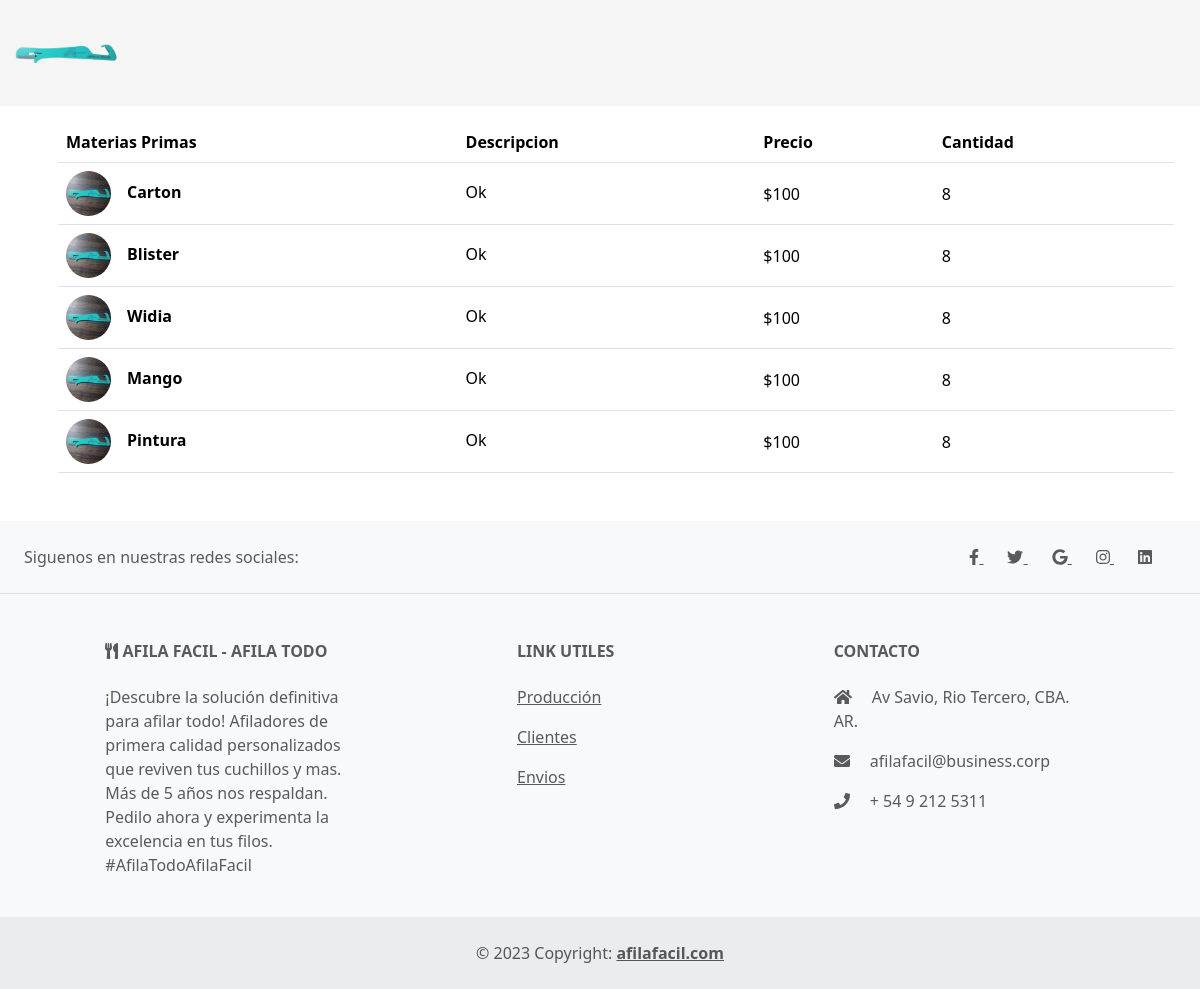
Page /materias_primas/ on the earlier database version.
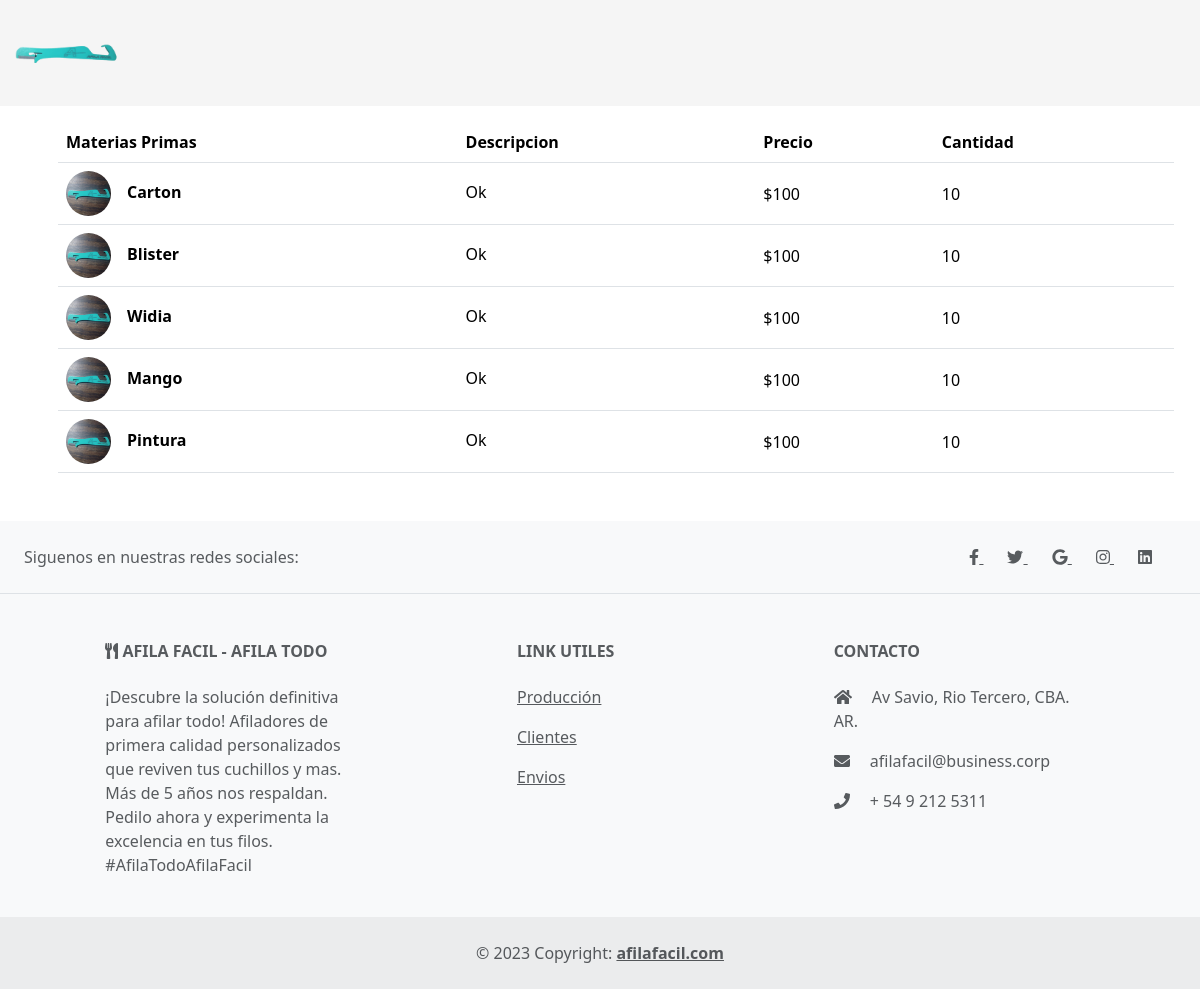
Same page on the later database version.
### materias_primas/models.py (models this page shows, shortened)
class Materias(models.Model):
    nombre = models.CharField(max_length=45)
    descripcion = models.CharField(max_length=200)
    precio = models.IntegerField()
    cantidad = models.IntegerField()
    imagen = models.CharField(max_length=100)
    def get_imagen_url(self):
        if self.imagen:
            return f"/static/img/{self.imagen}"
        else:
            return "/static/img/afilador.jpeg"
    class Meta:
        db_table = 'materias'
        verbose_name = "Materia"

### materias_primas/views.py (the view)
# urls.py: path('', views.mostrar_materias_primas, name='materias_primas'),
def mostrar_materias_primas(request):
    materias = Materias.objects.all()
    return render(request, 'materias_primas.html', {'materias': materias, 'mensaje': "No hay Materia Prima"})

### materias_primas/templates/materias_primas.html (shortened to what this page needs)
{% extends "materias_primas/layout.html" %}
{% load static %}
{% block content %}
{% if materias%}
<div class="container">
    <table class="table align-middle mb-0 bg-white m-3 mb-5">
        <thead class="bg-light">
        <tr>
            <th>Materias Primas</th>
            <th>Descripcion</th>
            <th>Precio</th>
            <th>Cantidad</th>
        </tr>
        </thead>
        <tbody>
        {% for materia in materias %}
            <tr>
                <td>
                <div class="d-flex align-items-center">
                    <img
                        src="{{ materia.get_imagen_url }}"
                        alt="NO-IMG"
                        style="width: 45px; height: 45px"
                        class="rounded-circle"
                        />
                    <div class="ms-3">
                    <p class="fw-bold mb-1 ml-2">{{materia.nombre}}</p>
                    </div>
                </div>
                </td>
                <td>
                <p class="fw-normal mb-1">{{ materia.descripcion }}</p>
                </td>
                <td>${{ materia.precio }}</td>
                <td>{{ materia.cantidad }}</td>
            </tr>
        {%endfor%}
        </tbody>
    </table>
{%else%}
    {{ mensaje }}
{%endif%}
</div>
{% endblock %}

### materias_primas/templates/materias_primas/layout.html (shortened to what this page needs)
{% load static %}
<!DOCTYPE html>
<html lang="en">
<head>
    <link href="https://cdn.jsdelivr.net/npm/bootstrap@5.3.1/dist/css/bootstrap.min.css" rel="stylesheet">
</head>
<body>
    {% include "materias_primas/nav.html"%}
        {% block content %}
        {% endblock %}
    {% include "materias_primas/footer.html"%}
</body>
</html>

### materias_primas/templates/materias_primas/nav.html (shortened to what this page needs)
{% load static %}
{% block content %}
<nav class="navbar navbar-expand-lg navbar-light" style="background-color:#f5f5f5;">
  <div class="container-fluid">
    <div class="collapse navbar-collapse" id="navbarSupportedContent">
      <a class="navbar-brand mt-2 mt-lg-0" href="#">
        <img
          src="{% static 'img/logo.jpeg' %}"
          height="80"
          alt="Logo Afila Facil"
          loading="lazy"
        />
      </a>
    </div>
    </div>
</nav>
{% endblock %}

### materias_primas/templates/materias_primas/footer.html
{% block content %}
<footer class="text-center text-lg-start bg-light text-muted">
    <section class="d-flex justify-content-center justify-content-lg-between p-4 border-bottom">
      <div class="me-5 d-none d-lg-block">
        <span>Siguenos en nuestras redes sociales: </span>
      </div>
      <div>
        <a href="" class="me-4 text-reset">
          <i class="fab fa-facebook-f"></i>
        </a>
        <a href="" class="me-4 text-reset">
          <i class="fab fa-twitter"></i>
        </a>
        <a href="" class="me-4 text-reset">
          <i class="fab fa-google"></i>
        </a>
        <a href="" class="me-4 text-reset">
          <i class="fab fa-instagram"></i>
        </a>
        <a href="" class="me-4 text-reset">
          <i class="fab fa-linkedin"></i>
        </a>
      </div>
    </section>
    <section class="">
      <div class="container text-center text-md-start mt-5">
        <div class="row mt-3">
          <div class="col-md-3 col-lg-4 col-xl-3 mx-auto mb-4">
            <h6 class="text-uppercase fw-bold mb-4">
              <i class="fas fa-utensils"></i> AFILA FACIL - AFILA TODO
            </h6>
            <p>
                ¡Descubre la solución definitiva para afilar todo! Afiladores de primera calidad personalizados que reviven tus cuchillos y mas. Más de 5 años nos respaldan. Pedilo ahora y experimenta la excelencia en tus filos. #AfilaTodoAfilaFacil
            </p>
          </div>
          <div class="col-md-3 col-lg-2 col-xl-2 mx-auto mb-4">
            <h6 class="text-uppercase fw-bold mb-4">
              Link Utiles
            </h6>
            <p>
              <a href="#!" class="text-reset">Producción</a>
            </p>
            <p>
              <a href="#!" class="text-reset">Clientes</a>
            </p>
            <p>
              <a href="#!" class="text-reset">Envios</a>
            </p>
          </div>
          <div class="col-md-4 col-lg-3 col-xl-3 mx-auto mb-md-0 mb-4">
            <h6 class="text-uppercase fw-bold mb-4">Contacto</h6>
            <p><i class="fas fa-home me-3"></i> Av Savio, Rio Tercero, CBA. AR.</p>
            <p>
              <i class="fas fa-envelope me-3"></i>
              afilafacil@business.corp
            </p>
            <p><i class="fas fa-phone me-3"></i> + 54 9 212 5311</p>
          </div>
        </div>
      </div>
    </section>
    <div class="text-center p-4" style="background-color: rgba(0, 0, 0, 0.05);">
      © 2023 Copyright:
      <a class="text-reset fw-bold" href="https://www.afilafacil.com/">afilafacil.com</a>
    </div>
  </footer>
  {% endblock %}

Differences in the rows shown:
changed Materias "Carton": cantidad "8" → "10"
changed Materias "Blister": cantidad "8" → "10"
changed Materias "Widia": cantidad "8" → "10"
changed Materias "Mango": cantidad "8" → "10"
changed Materias "Pintura": cantidad "8" → "10"
